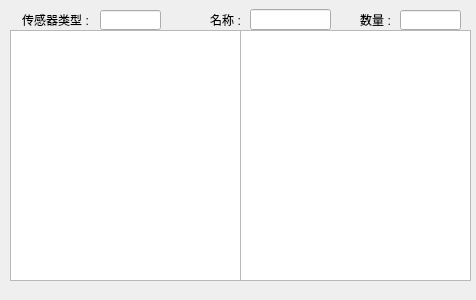
<?xml version="1.0" encoding="UTF-8"?>
<ui version="4.0">
 <class>Dialog</class>
 <widget class="QDialog" name="Dialog">
  <property name="geometry">
   <rect>
    <x>0</x>
    <y>0</y>
    <width>476</width>
    <height>300</height>
   </rect>
  </property>
  <property name="windowTitle">
   <string>Dialog</string>
  </property>
  <widget class="QTableView" name="tableView_2">
   <property name="geometry">
    <rect>
     <x>240</x>
     <y>30</y>
     <width>231</width>
     <height>251</height>
    </rect>
   </property>
  </widget>
  <widget class="QLabel" name="cgq_type_lable">
   <property name="geometry">
    <rect>
     <x>10</x>
     <y>10</y>
     <width>91</width>
     <height>21</height>
    </rect>
   </property>
   <property name="text">
    <string>&lt;html&gt;&lt;head/&gt;&lt;body&gt;&lt;p align=&quot;center&quot;&gt;传感器类型 :&lt;/p&gt;&lt;/body&gt;&lt;/html&gt;</string>
   </property>
  </widget>
  <widget class="QTableView" name="tableView">
   <property name="geometry">
    <rect>
     <x>10</x>
     <y>30</y>
     <width>231</width>
     <height>251</height>
    </rect>
   </property>
  </widget>
  <widget class="QLabel" name="name_label">
   <property name="geometry">
    <rect>
     <x>180</x>
     <y>10</y>
     <width>91</width>
     <height>21</height>
    </rect>
   </property>
   <property name="text">
    <string>&lt;html&gt;&lt;head/&gt;&lt;body&gt;&lt;p align=&quot;center&quot;&gt;名称 :&lt;/p&gt;&lt;/body&gt;&lt;/html&gt;</string>
   </property>
  </widget>
  <widget class="QLabel" name="Number_lable">
   <property name="geometry">
    <rect>
     <x>330</x>
     <y>10</y>
     <width>91</width>
     <height>21</height>
    </rect>
   </property>
   <property name="text">
    <string>&lt;html&gt;&lt;head/&gt;&lt;body&gt;&lt;p align=&quot;center&quot;&gt;数量 :&lt;/p&gt;&lt;/body&gt;&lt;/html&gt;</string>
   </property>
  </widget>
  <widget class="QLineEdit" name="cgq_type_lineEdit_">
   <property name="geometry">
    <rect>
     <x>100</x>
     <y>10</y>
     <width>61</width>
     <height>20</height>
    </rect>
   </property>
  </widget>
  <widget class="QLineEdit" name="name_lineEdit">
   <property name="geometry">
    <rect>
     <x>250</x>
     <y>9</y>
     <width>81</width>
     <height>21</height>
    </rect>
   </property>
  </widget>
  <widget class="QLineEdit" name="Number_lineEdit">
   <property name="geometry">
    <rect>
     <x>400</x>
     <y>10</y>
     <width>61</width>
     <height>20</height>
    </rect>
   </property>
  </widget>
 </widget>
 <layoutdefault spacing="6" margin="11"/>
 <tabstops>
  <tabstop>cgq_type_lineEdit_</tabstop>
  <tabstop>tableView</tabstop>
  <tabstop>tableView_2</tabstop>
  <tabstop>name_lineEdit</tabstop>
  <tabstop>Number_lineEdit</tabstop>
 </tabstops>
 <resources/>
 <connections/>
</ui>
